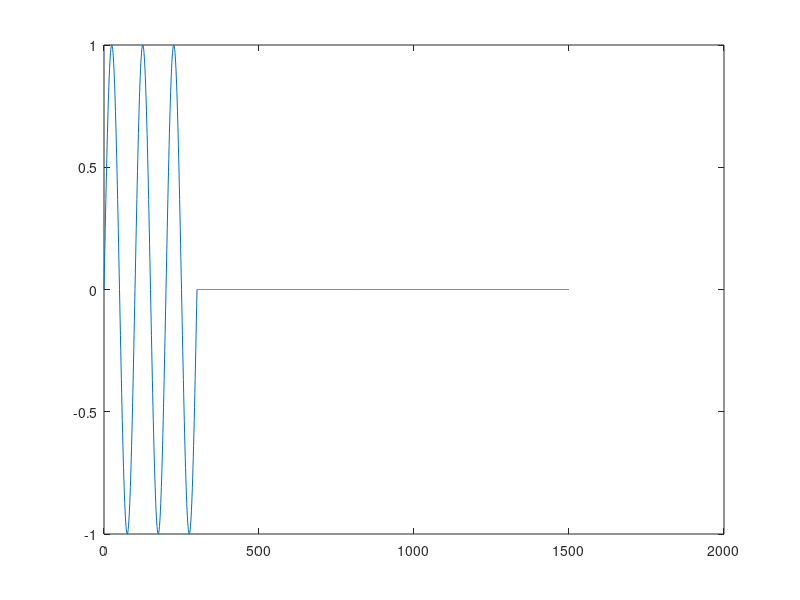
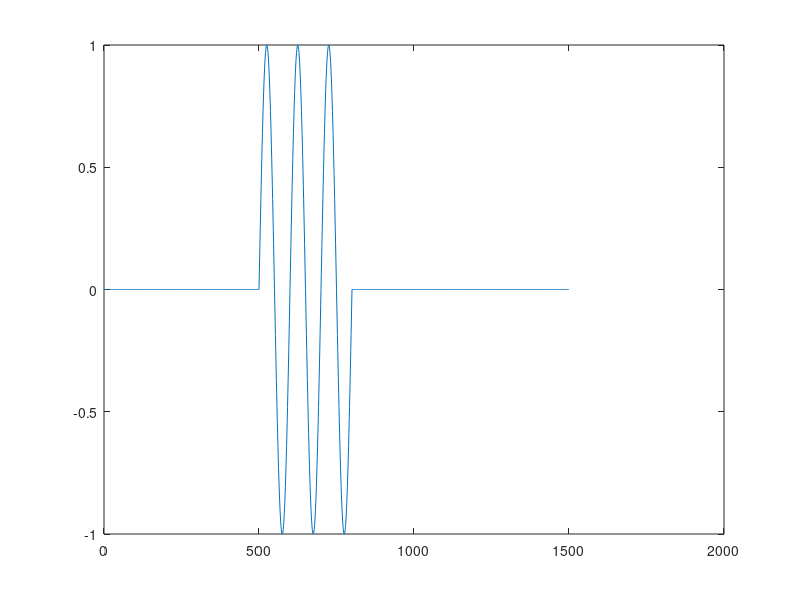
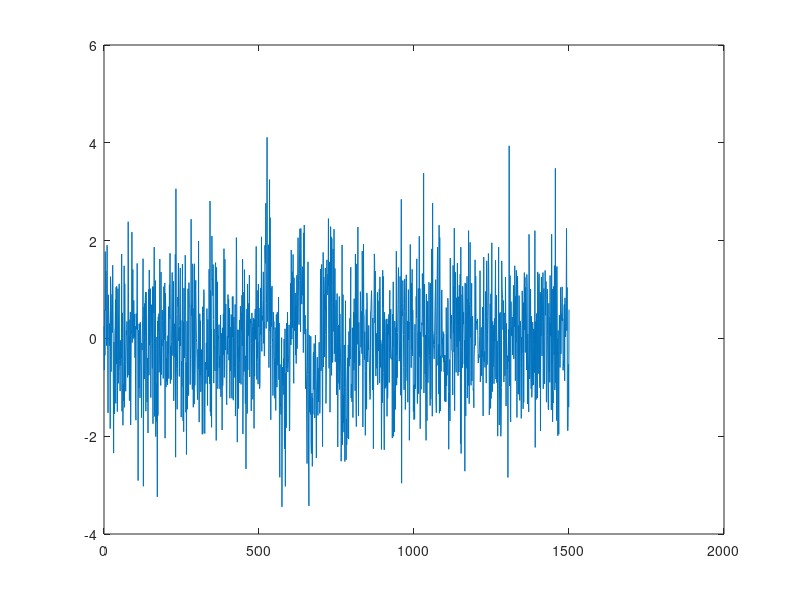
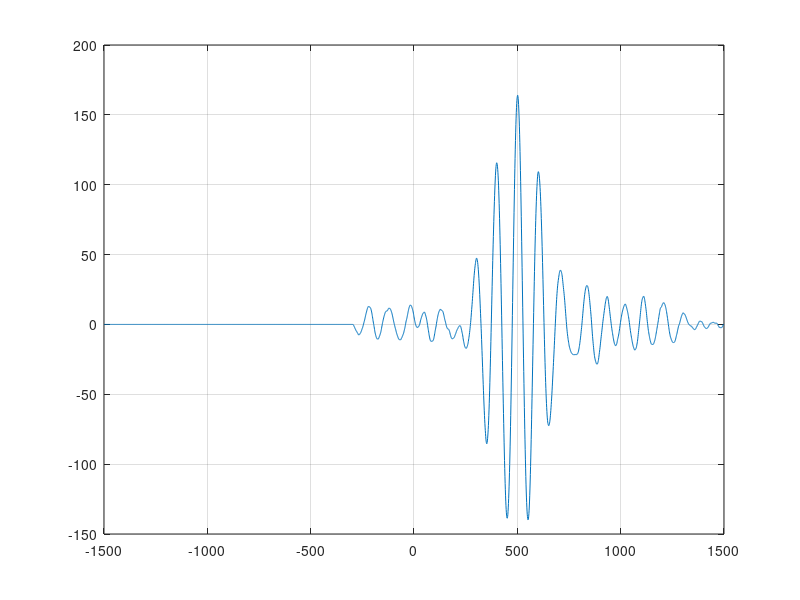

Recreate these plots in MATLAB, in order.
clc
clear all
close all

t = 0:1:1500
x=@(t) sin(2*pi*(1/100)*t)
for ii = 1:length(t)
    if t(ii) <= 300
        x_tran(ii) = x(t(ii)) ;
    else
        x_tran(ii) = 0 ;
    end
end
for ii = 1:length(t)
    if t(ii) <= 800 && t(ii) >= 500 
        x_re(ii) =x(t(ii)) ;
    else
        x_re(ii) = 0 ;
    end
end
plot(t,x_tran)
figure
plot(t,x_re)


px=sum(x_tran.^2)/length(x_tran);
SNR=-10;
py=px/(10^(SNR/10));
n=sqrt(py)*randn(1,length(t));
y=x_re+n;
figure;
plot(t,y);
[ACF,u]=xcorr(y,x_tran);
figure;
plot(u,ACF)

grid on